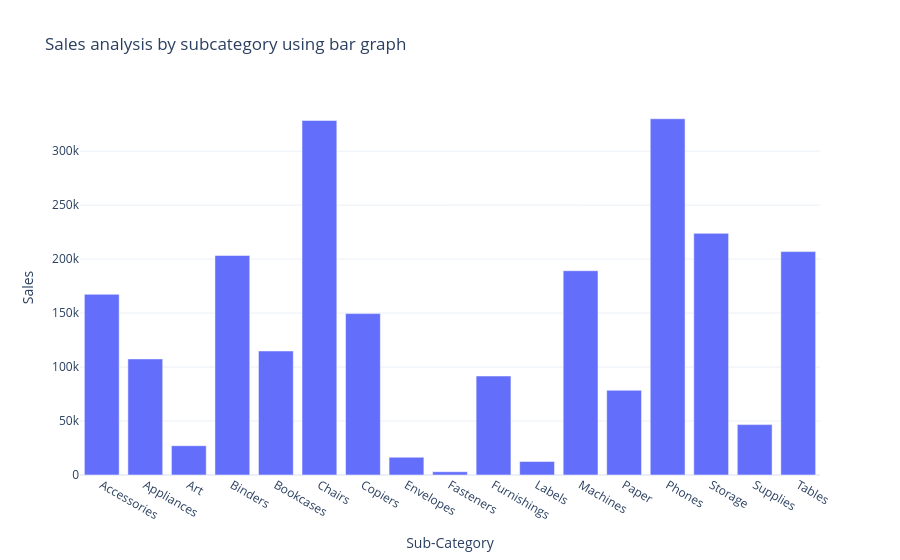

Write notebook code for a chart like this one.
### Code cell
fig=px.bar(Sales_by_subcategory,
           x='Sub-Category',
           y='Sales',
           title='Sales analysis by subcategory using bar graph')
fig.show()

### Figure 1 — Plotly figure (JSON) as saved in the notebook; plotly's stock layout.template omitted (floating-point values rounded to 4 significant figures)
{"data": [{"hovertemplate": "Sub-Category=%{x}<br>Sales=%{y}<extra></extra>", "legendgroup": "", "marker": {"color": "#636efa", "pattern": {"shape": ""}}, "name": "", "orientation": "v", "showlegend": false, "textposition": "auto", "type": "bar", "x": ["Accessories", "Appliances", "Art", "Binders", "Bookcases", "Chairs", "Copiers", "Envelopes", "Fasteners", "Furnishings", "Labels", "Machines", "Paper", "Phones", "Storage", "Supplies", "Tables"], "xaxis": "x", "y": [167400.0, 107500.0, 27120.0, 203400.0, 114900.0, 328400.0, 149500.0, 16480.0, 3024.0, 91710.0, 12490.0, 189200.0, 78480.0, 330000.0, 223800.0, 46670.0, 207000.0], "yaxis": "y"}], "layout": {"barmode": "relative", "legend": {"tracegroupgap": 0}, "title": {"text": "Sales analysis by subcategory using bar graph"}, "xaxis": {"anchor": "y", "domain": [0, 1], "title": {"text": "Sub-Category"}}, "yaxis": {"anchor": "x", "domain": [0, 1], "title": {"text": "Sales"}}}}
